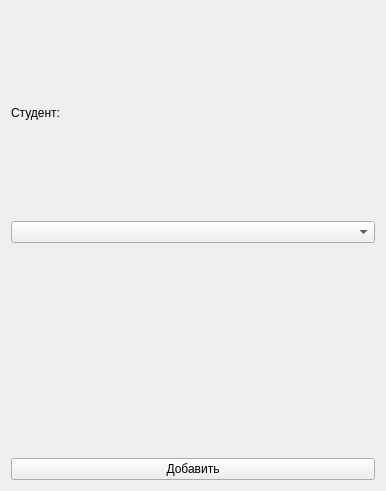
<?xml version="1.0" encoding="UTF-8"?>
<ui version="4.0">
 <class>AddCompGroup</class>
 <widget class="QWidget" name="AddCompGroup">
  <property name="geometry">
   <rect>
    <x>0</x>
    <y>0</y>
    <width>386</width>
    <height>491</height>
   </rect>
  </property>
  <property name="windowTitle">
   <string>Form</string>
  </property>
  <layout class="QGridLayout" name="gridLayout">
   <item row="0" column="0">
    <layout class="QVBoxLayout" name="verticalLayout">
     <item>
      <widget class="QLabel" name="label">
       <property name="text">
        <string>Студент:</string>
       </property>
      </widget>
     </item>
     <item>
      <widget class="QComboBox" name="comboBox"/>
     </item>
     <item>
      <widget class="QLabel" name="label_2">
       <property name="text">
        <string/>
       </property>
      </widget>
     </item>
     <item>
      <widget class="QPushButton" name="pushButton">
       <property name="text">
        <string>Добавить</string>
       </property>
      </widget>
     </item>
    </layout>
   </item>
  </layout>
 </widget>
 <resources/>
 <connections/>
</ui>
